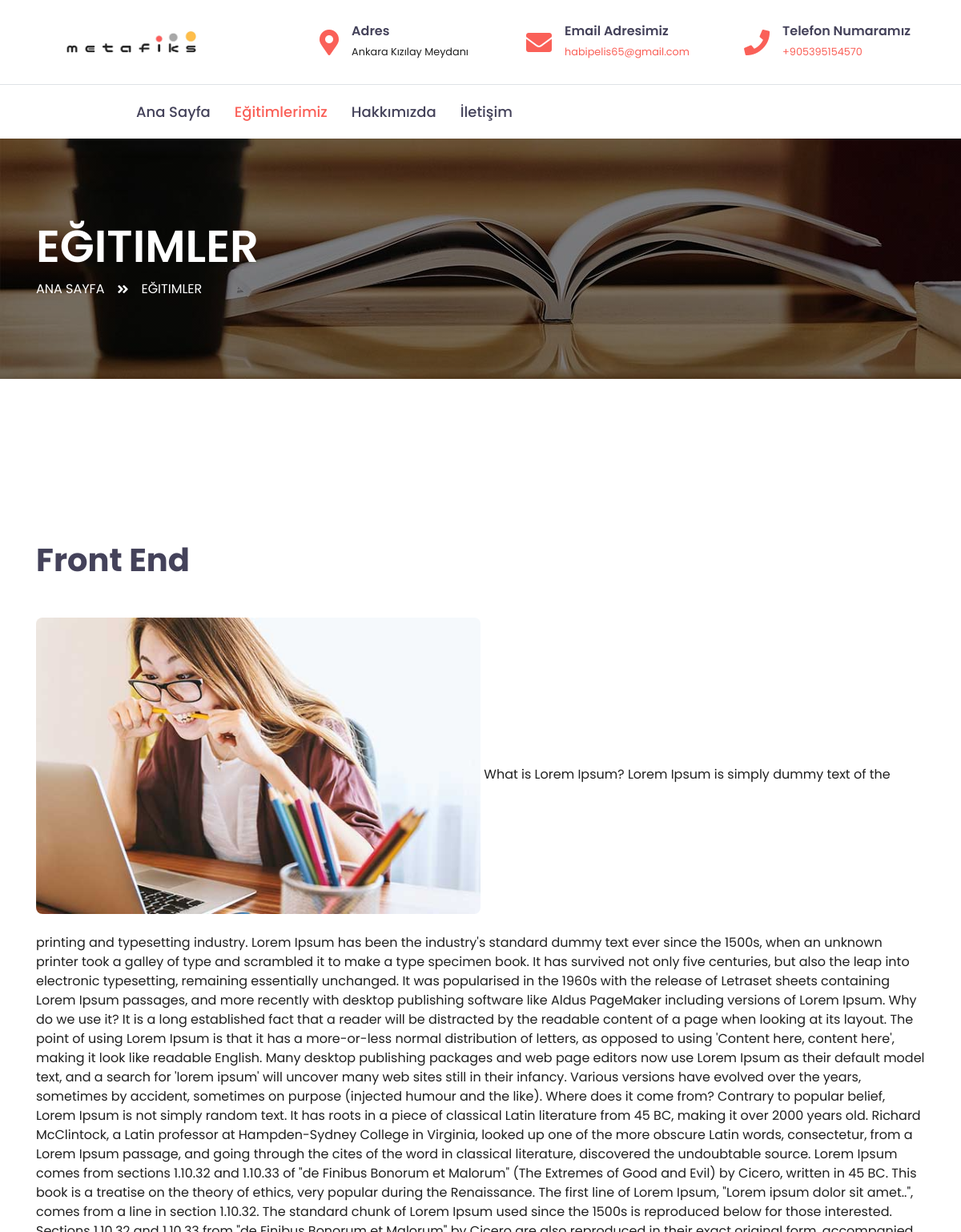
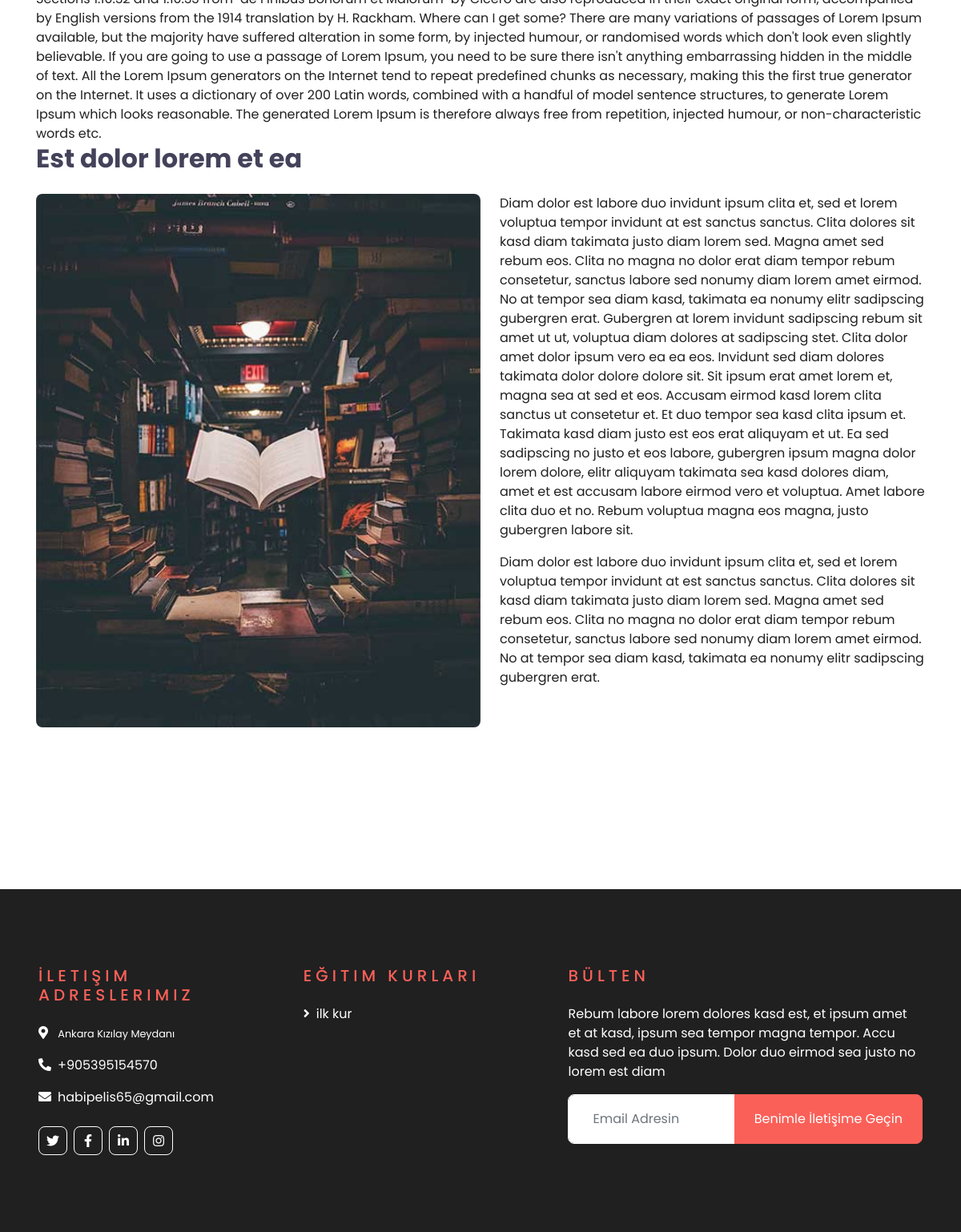
The page /egitimdetay/1 on the database its author committed (2 pictures, top to bottom).
### anasayfa/models.py (models this page shows)
class sayfa_logosu(models.Model):
    sayfa_logo = models.FileField(upload_to='logo/',blank = True,null = True,verbose_name="Sayfaya Logo Ekleyin")

class adres(models.Model):
    sirket_adresi = models.CharField(max_length=200)

class email_adres(models.Model):
    sirket_email_adresi = models.EmailField(max_length=200)

class numara(models.Model):
    sirket_numarasi = models.CharField(max_length=11)

### egitimler/models.py (models this page shows, shortened)
class egitimler(models.Model):
    STATUS = (
        ('True', 'Evet'),
        ('False', 'Hayır'),
    )
    kapak_image=models.ImageField(upload_to='images/',null=True)
    category = models.ForeignKey(kategoriler, on_delete=models.CASCADE)
    isim = models.CharField(max_length=150)
    link = models.CharField(max_length=100 , null="True")
    odeme_linki = models.CharField(max_length=255 , null="True")
    keywords = models.CharField(max_length=255)
    aciklama_kart1 = models.CharField(max_length=100)
    aciklama_kart2 = models.CharField(max_length=100)
    aciklama_kart3 = models.CharField(max_length=100)
    aciklama_kart4 = models.CharField(max_length=100)
    aciklama_kart5 = models.CharField(max_length=100)
    egitim_gunleri = models.CharField(max_length=250)
    image=models.ImageField(upload_to='images/',null=False)
    fiyat = models.DecimalField(max_digits=12, decimal_places=2,default=0)
    kontejan=models.IntegerField(default=0)
    urun_sag_metin=RichTextField()
    Durum=models.CharField(max_length=10,choices=STATUS)
    create_at=models.DateTimeField(auto_now_add=True)
    toplam_egitim_saati =models.CharField(max_length=50)
    egitim_tarihi=models.DateTimeField()
    egitim_bitis_tarihi = models.DateTimeField()
    urun_aciklama=RichTextField()
    urun_mufredat=RichTextField()
    urun_tarih_ucret=RichTextField()
    urun_sertifikalar=RichTextField()

class kurlar(models.Model):
    kur_Adi = models.CharField(max_length= 100)

### anasayfa/views.py (the view)
# urls.py: path('egitimdetay/<int:id>',anasayfa.tekli_secimi,name="tekli_secimi"),
def tekli_secimi(request,id):
    kurlarrim = kurlar.objects.all()
    kur = kurlar_secimi.objects.filter(kur_Adi = id).order_by("egitim_tarihi")
    egitim = egit.objects.filter(id = id)
    content = {"adresler":adresler,"email_adresi":email_adresi,
    "logo":logo,"numara":numaras,"facebook":facebook,"insta":insta,"egitim":egitim,
    "twit":twit,"linkdin":linkdin,"egitimleri":egitimleri,"kurlarrim":kurlarrim,"kur":kur}
    return render(request,"egitimler_temps/single.html",content)

### templates/egitimler_temps/single.html (shortened to what this page needs)
{% extends "leyout.html" %}
{% block footer %}
{% include "includes/footer.html" %}
{% endblock footer %}
{% block header %}
    <div class="container-fluid">
        <div class="row border-top px-xl-5">
            <div class="col-lg-1 d-none d-lg-block">
            </div>
            <div class="col-lg-8">
                <nav class="navbar navbar-expand-lg bg-light navbar-light py-3 py-lg-0 px-0">
                    <div class="collapse navbar-collapse justify-content-between" id="navbarCollapse">
                        <div class="navbar-nav py-0">
                            <a href="/" class="nav-item nav-link ">Ana Sayfa</a>
                            <a href="/egitimler/" class="nav-item nav-link active">Eğitimlerimiz</a>
                            <a href="/hakkimizda/" class="nav-item nav-link ">Hakkımızda</a>
                            <a href="/iletisim/" class="nav-item nav-link">İletişim</a>
                        </div>
                    </div>
                </nav>
            </div>
        </div>
    </div>
    <div class="container-fluid page-header" style="margin-bottom: 90px;">
        <div class="container">
            <div class="d-flex flex-column justify-content-center" style="min-height: 300px">
                <h3 class="display-4 text-white text-uppercase">Eğitimler</h3>
                <div class="d-inline-flex text-white">
                    <p class="m-0 text-uppercase"><a class="text-white" href="/">Ana Sayfa</a></p>
                    <i class="fa fa-angle-double-right pt-1 px-3"></i>
                    <p class="m-0 text-uppercase">Eğitimler</p>
                </div>
            </div>
        </div>
    </div>
{% endblock header %}
{% block sidebar %}
    <div class="container-fluid py-5">
        <div class="container py-5">
            <div class="row">
                <div class="col-lg-12">
                {% for i in egitim %}
                    <div class="mb-5">
                        <h1 class="mb-5">{{i.isim}}</h1>
                        <img class="img-fluid rounded w-50 mb-4"  src="{{i.image.url}}" alt="{{i.isim}}">
                            {{i.urun_aciklama|safe}}
                        <h2 class="mb-4">Est dolor lorem et ea</h2>
                        <img class="img-fluid rounded w-50 float-left mr-4 mb-3" src="img/blog-1.jpg" alt="Image">
                        <p>Diam dolor est labore duo invidunt ipsum clita et, sed et lorem voluptua tempor invidunt at
                            est sanctus sanctus. Clita dolores sit kasd diam takimata justo diam lorem sed. Magna amet
                            sed rebum eos. Clita no magna no dolor erat diam tempor rebum consetetur, sanctus labore sed
                            nonumy diam lorem amet eirmod. No at tempor sea diam kasd, takimata ea nonumy elitr
                            sadipscing gubergren erat. Gubergren at lorem invidunt sadipscing rebum sit amet ut ut,
                            voluptua diam dolores at sadipscing stet. Clita dolor amet dolor ipsum vero ea ea eos.
                            Invidunt sed diam dolores takimata dolor dolore dolore sit. Sit ipsum erat amet lorem et,
                            magna sea at sed et eos. Accusam eirmod kasd lorem clita sanctus ut consetetur et. Et duo
                            tempor sea kasd clita ipsum et. Takimata kasd diam justo est eos erat aliquyam et ut. Ea sed
                            sadipscing no justo et eos labore, gubergren ipsum magna dolor lorem dolore, elitr aliquyam
                            takimata sea kasd dolores diam, amet et est accusam labore eirmod vero et voluptua. Amet
                            labore clita duo et no. Rebum voluptua magna eos magna, justo gubergren labore sit.</p>
                        <p>Diam dolor est labore duo invidunt ipsum clita et, sed et lorem voluptua tempor invidunt at
                            est sanctus sanctus. Clita dolores sit kasd diam takimata justo diam lorem sed. Magna amet
                            sed rebum eos. Clita no magna no dolor erat diam tempor rebum consetetur, sanctus labore sed
                            nonumy diam lorem amet eirmod. No at tempor sea diam kasd, takimata ea nonumy elitr
                            sadipscing gubergren erat.</p>
                    </div>
                 {% endfor %}
                </div>
            </div>
        </div>
    </div>
{% endblock sidebar %}

### templates/leyout.html (shortened to what this page needs)
{% load static  %}
<!DOCTYPE html>
<html lang="en">
<head>
    <link href="https://cdnjs.cloudflare.com/ajax/libs/font-awesome/5.10.0/css/all.min.css" rel="stylesheet">
    <link href="lib/owlcarousel/assets/owl.carousel.min.css" rel="stylesheet">
    <link href="{% static 'css/style.css' %}" rel="stylesheet">
</head>
<body>
    <div class="container-fluid d-none d-lg-block">
        <div class="row align-items-center py-4 px-xl-5">
            <div class="col-lg-3">
                <a href="" class="text-decoration-none">
                    <img src="{{logo.sayfa_logo.url}}" width="200"  alt="Metafiks logosu"  >
                </a>
            </div>
            <div class="col-lg-3 text-right">
                <div class="d-inline-flex align-items-center">
                    <i class="fa fa-2x fa-map-marker-alt text-primary mr-3"></i>
                    <div class="text-left">
                        <h6 class="font-weight-semi-bold mb-1">Adres</h6>
                        <small>{{adresler.sirket_adresi}}</small>
                    </div>
                </div>
            </div>
            <div class="col-lg-3 text-right">
                <div class="d-inline-flex align-items-center">
                    <i class="fa fa-2x fa-envelope text-primary mr-3"></i>
                    <div class="text-left">
                        <h6 class="font-weight-semi-bold mb-1">Email Adresimiz</h6>
                        <a href="mailto:{{email_adresi.sirket_email_adresi}}"><small>{{email_adresi.sirket_email_adresi}}</small></a>
                    </div>
                </div>
            </div>
            <div class="col-lg-3 text-right">
                <div class="d-inline-flex align-items-center">
                    <i class="fa fa-2x fa-phone text-primary mr-3"></i>
                    <div class="text-left">
                        <h6 class="font-weight-semi-bold mb-1">Telefon Numaramız</h6>
                        <a href="tel:+9{{numara.sirket_numarasi}}"><small>+9{{numara.sirket_numarasi}}</small></a>
                    </div>
                </div>
            </div>
        </div>
    </div>
   {% block header %}
   {% endblock header %}
    {% block sidebar %}
    {% endblock sidebar %}
    {% block footer %}
    {% endblock footer %}
</body>
</html>

### templates/includes/footer.html
    <div class="container-fluid text-white py-5 px-sm-3 px-lg-5" style="margin-top: 90px; background-color: #202020;">
        <div class="row pt-5">
            <div class="col-lg-7 col-md-12">
                <div class="row">
                    <div class="col-md-6 mb-5">
                        <h5 class="text-primary text-uppercase mb-4" style="letter-spacing: 5px;">İletişim Adreslerimiz</h5>
                        <p><i class="fa fa-map-marker-alt mr-2"></i> <small style="color: white;" >{{adresler.sirket_adresi}}</small></p>
                        <p><i class="fa fa-phone-alt mr-2"></i><a style="color: white;" href="tel:+9{{numara.sirket_numarasi}}">+9{{numara.sirket_numarasi}}</a></p>
                        <p><i class="fa fa-envelope mr-2"></i><a style="color: white;" href="mailto:{{email_adresi.sirket_email_adresi}}">{{email_adresi.sirket_email_adresi}}</a></p>
                        <div class="d-flex justify-content-start mt-4">
                            <a class="btn btn-outline-light btn-square mr-2" href="{{twit.link}}"><i class="fab fa-twitter"></i></a>
                            <a class="btn btn-outline-light btn-square mr-2" href="{{facebook.link}}"><i class="fab fa-facebook-f"></i></a>
                            <a class="btn btn-outline-light btn-square mr-2" href="{{linkdin.link}}"><i class="fab fa-linkedin-in"></i></a>
                            <a class="btn btn-outline-light btn-square" href="{{insta.link}}"><i class="fab fa-instagram"></i></a>
                        </div>
                    </div>
                    <div class="col-md-6 mb-5">
                        <h5 class="text-primary text-uppercase mb-4" style="letter-spacing: 5px;">Eğitim Kurları</h5>
                        <div class="d-flex flex-column justify-content-start">
                            {% for i in kurlarrim %}
                            <a class="text-white mb-2" href="/egitimler/{{i.id}}"><i class="fa fa-angle-right mr-2"></i>{{i.kur_Adi}}</a>
                        {% endfor %}
                        </div>
                    </div>
                </div>
            </div>
            <div class="col-lg-5 col-md-12 mb-5">
                <h5 class="text-primary text-uppercase mb-4" style="letter-spacing: 5px;">Bülten</h5>
                <p>Rebum labore lorem dolores kasd est, et ipsum amet et at kasd, ipsum sea tempor magna tempor. Accu kasd sed ea duo ipsum. Dolor duo eirmod sea justo no lorem est diam</p>
                <div class="w-100">
                        <form class="input-group" >
                        <input type="email" class="form-control border-light" style="padding: 30px;" placeholder="Email Adresin">
                        <div class="input-group-append">
                            <button type="submit" class="btn btn-primary px-4">Benimle İletişime Geçin</button>
                        </div>
                        </form>
                </div>
            </div>
        </div>
    </div>

### rows shown on the page
sayfa_logosu: sayfa_logo (picture)
adres: sirket_adresi "Ankara Kızılay Meydanı"
email_adres: sirket_email_adresi "habipelis65@gmail.com"
numara: sirket_numarasi "05395154570"
egitimler: isim "Front End", image (picture), urun_aciklama "What is Lorem Ipsum? Lorem Ipsum is simply dummy text of the printing and typesetting industry. Lorem Ipsum has been the industry's standard dummy text ever since the 1500s, when an unknown printer took a galley of type and scrambled it to make a type specimen book. It has survived not only five centuries, but also the leap into electronic typesetting, remaining essentially unchanged. It was popularised in the 1960s with the release of Letraset sheets containing Lorem Ipsum passages, and more recently with desktop publishing software like Aldus PageMaker including versions of Lorem Ipsum. Why do we use it? It is a long established fact that a reader will be distracted by the readable…"
kurlar: kur_Adi "ilk kur"
